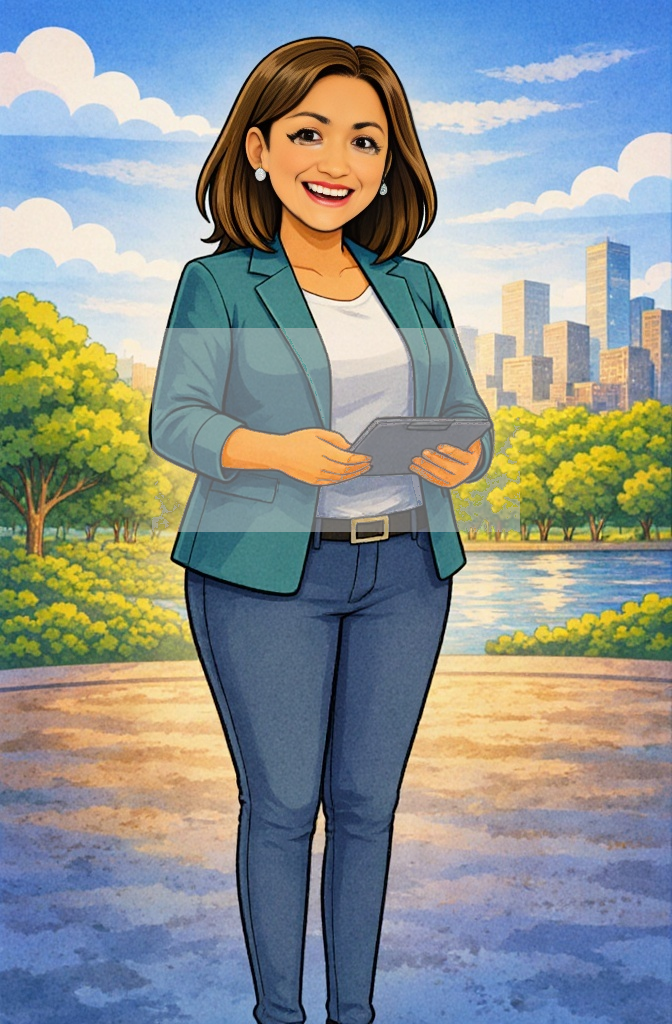
#> input picture img/julie_final_cartoon.png, 672 x 1024 px
$ python remove_eye_mascara.py
#> lines starting #> are read from the running program, lines starting #| are printed output that depends on the picture; after the words box and inside, x2 and y2 are one past the last pixel; in counts of white or black regions, pixels touching at a corner belong together
#> in main, img is the input picture: PIL image 672x1024 RGB; mean R, G, B 141.5, 148.1, 145.9
#!/usr/bin/env python3
"""
Remove dark mascara/eyeliner artifacts around eyes in Julie cartoon.

Lightens dark pixels in the eye region to soften or remove mascara-like artifacts.
Uses PIL - no API needed.
"""
import argparse
import os
import sys

_project_root = os.path.dirname(os.path.dirname(os.path.abspath(__file__)))
DEFAULT_INPUT = os.path.join(_project_root, "img", "julie_final_cartoon.png")
DEFAULT_OUTPUT = os.path.join(_project_root, "img", "julie_final_cartoon.png")


def lighten_eye_region(img, center_y_frac=0.42, height_frac=0.2, width_frac=0.55, strength=0.55):
    """Lighten dark mascara-like pixels in the eye region."""
#> called with center_y_frac = 0.42, height_frac = 0.2, width_frac = 0.55, strength = 0.5
    from PIL import Image
    import numpy as np

    arr = np.array(img)
    h, w = arr.shape[:2]
#> h = 1024; w = 672
    cy = int(h * center_y_frac)
#> cy = 430
    band_h = int(h * height_frac)
#> band_h = 204
    band_w = int(w * width_frac)
#> band_w = 369
    cx = w // 2
#> cx = 336
    y1 = max(0, cy - band_h // 2)
#> y1 = 328
    y2 = min(h, cy + band_h // 2)
#> y2 = 532
    x1 = max(0, cx - band_w // 2)
#> x1 = 152
    x2 = min(w, cx + band_w // 2)
#> x2 = 520

    region = arr[y1:y2, x1:x2].astype(float)
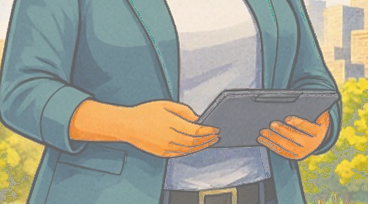
#> region: shape (204, 368, 3) float64; mean R, G, B 156.3, 157.8, 142
    lum = np.mean(region[:, :, :3], axis=2)
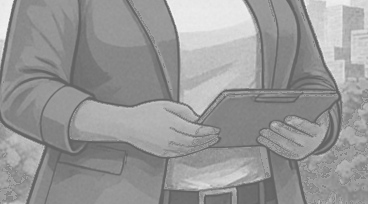
#> lum: shape (204, 368) float64; min 97, max 244.3, mean 152
    # Lighten dark pixels (mascara/eyeliner) - below ~130
    dark_mask = lum < 130
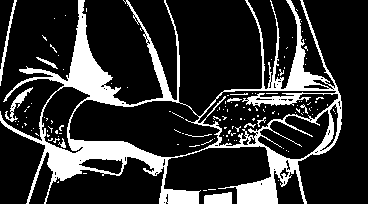
#> dark_mask: shape (204, 368) bool; 19.5% white; 130 white regions (118 under 20 px), largest, box (x1, y1, x2, y2) and area: (0, 0, 342, 204) 13169, (204, 192, 232, 204) 284, (0, 0, 17, 86) 221
    # Soften: pull dark pixels toward skin tone (~200)
    target = 195
    for c in range(3):
        channel = region[:, :, c]
        blend = channel * (1 - strength) + target * strength
        region[:, :, c] = np.where(dark_mask, blend, channel)
#> this loop made 3 passes
#> pass 1, in lighten_eye_region, `channel = region[:, :, c]`:
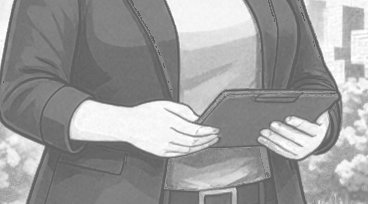
#> channel: shape (204, 368) float64; min 86, max 255, mean 156.3
#> pass 1, in lighten_eye_region, `blend = channel * (1 - strength) + target * strength`:
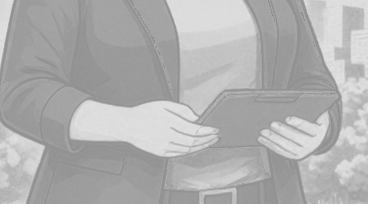
#> blend: shape (204, 368) float64; min 140.5, max 225, mean 175.6
#> after the loop:
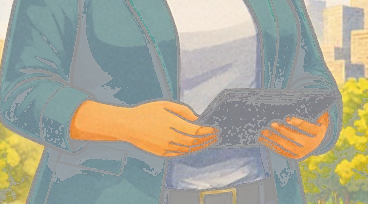
#> region: shape (204, 368, 3) float64; 19.46% of pixels changed, all inside (x1, y1, x2, y2) = (0, 0, 342, 204)
    arr[y1:y2, x1:x2] = np.clip(region, 0, 255).astype(np.uint8)
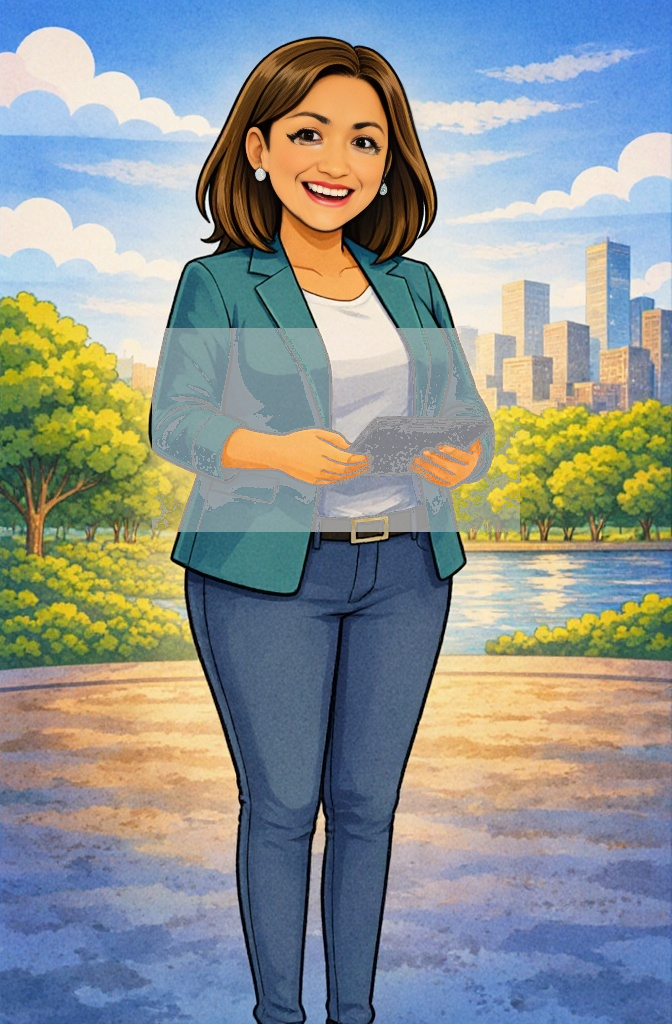
#> arr: shape (1024, 672, 3); 2.12% of pixels changed, all inside (x1, y1, x2, y2) = (152, 328, 494, 532)
    return Image.fromarray(arr)


def main():
    parser = argparse.ArgumentParser(description="Remove mascara-like dark areas around eyes")
    parser.add_argument("--input", default=DEFAULT_INPUT, help="Input image")
    parser.add_argument("-o", "--output", default=DEFAULT_OUTPUT, help="Output image")
    parser.add_argument("--strength", type=float, default=0.5, help="Lighten strength 0-1 (default 0.5)")
    args = parser.parse_args()

    if not os.path.isfile(args.input):
        print(f"ERROR: Not found: {args.input}", file=sys.stderr)
        return 1

    try:
        from PIL import Image
    except ImportError:
        print("ERROR: pip install Pillow", file=sys.stderr)
        return 1

    img = Image.open(args.input).convert("RGB")
    out = lighten_eye_region(img, strength=args.strength)
    out.save(args.output)
    print(f"✅ Saved: {args.output}")
    return 0


if __name__ == "__main__":
    sys.exit(main())
#> (the program exits here)
